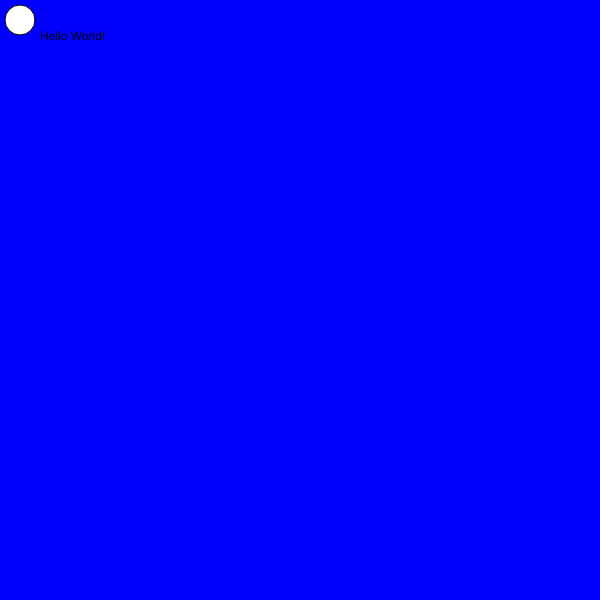
Frame 1 (no input)
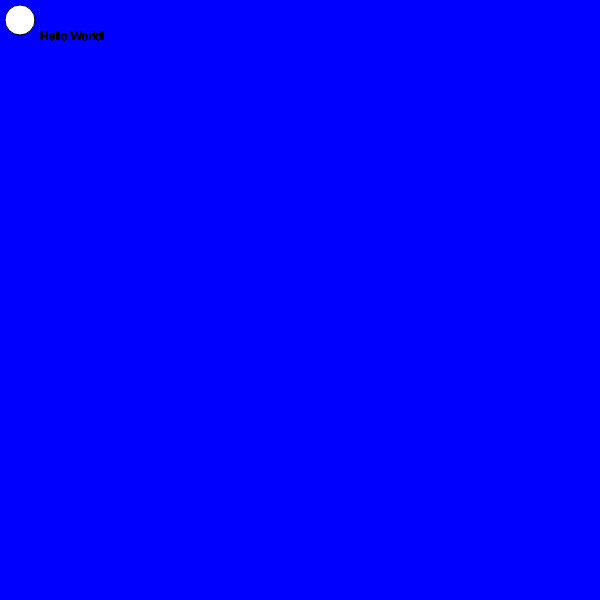
Frame 60 (no input)
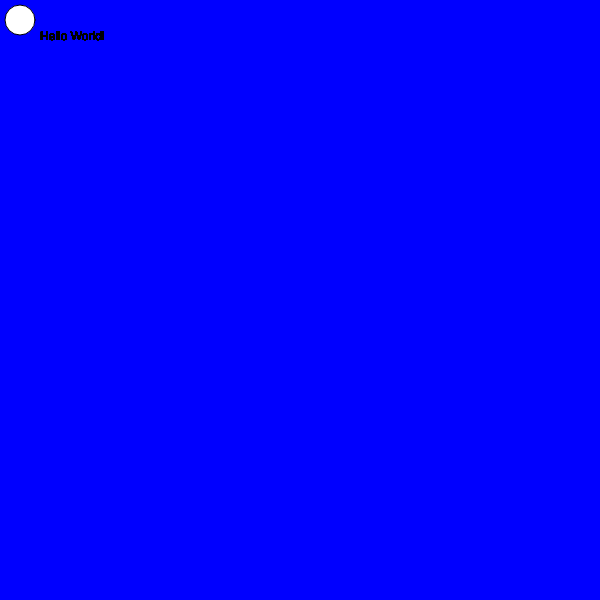
Frame 120 (the mouse pressed at the canvas centre since frame 60)

The p5.js sketch that drew these frames (run headless with seeded random() and noise() and a simulated clock; from frame 60 on, the mouse is pressed at the canvas centre):

// p5.js sketch
// ── sketch.js
//Declare the SetUp Function
function setup(){
  //Create a Canvas that is 500px width and 600px height
  createCanvas(600,600);
  //Define the Color of the background
  background('blue');
  //Create an Ellipse in the upper left hand corner of the Canvas
  // Added this to give myself an example of hpw a shape would fit into the sketch
  ellipse(20, 20, 30, 30);

}

// Declare the drawn funcitons within the sketch
function draw(){
  // Write "Hello World" 40 x 40 on the x and y axis
  text('Hello World!', 40, 40)
}
